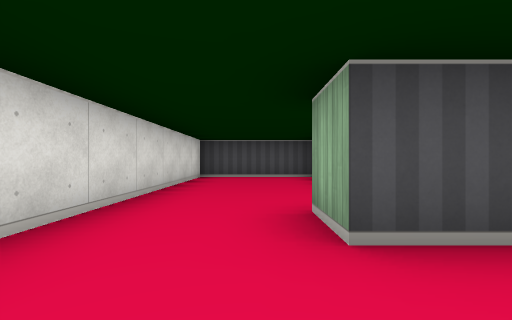
View 1 (above)

12 first-person views from a walk through a cub3D maze. The camera is about half as high as the walls, looks level and sees 85° across. The floor is counted in squares. Each view is taken from the middle of a square. On the plan, view 1 faces up. The plan holds only what a view shows up to about 9 squares ahead; the rest is blank.

View 2
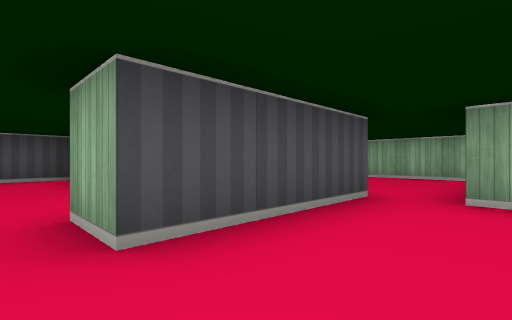

View 3
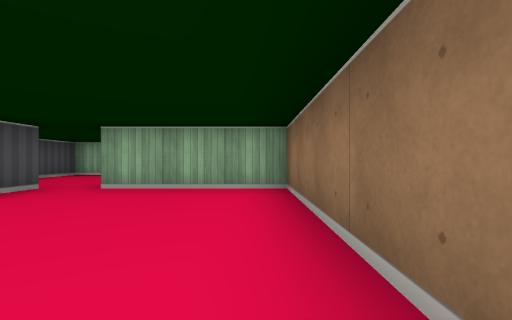

View 4
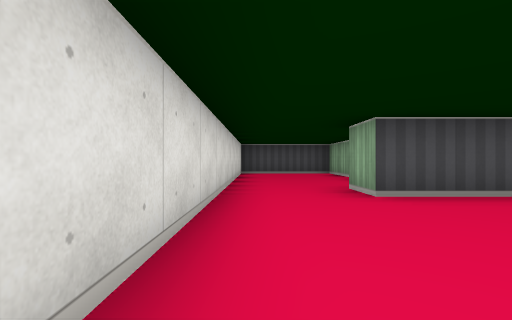

View 5
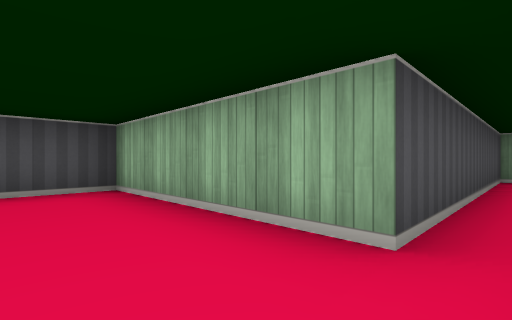

View 6
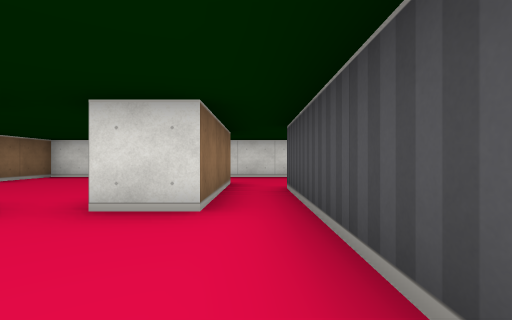

View 7
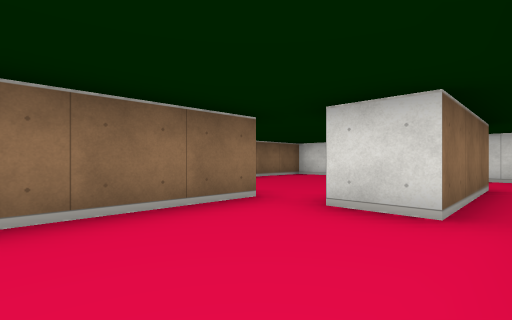

View 8
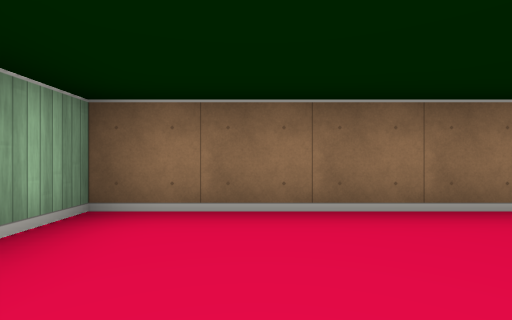

View 9
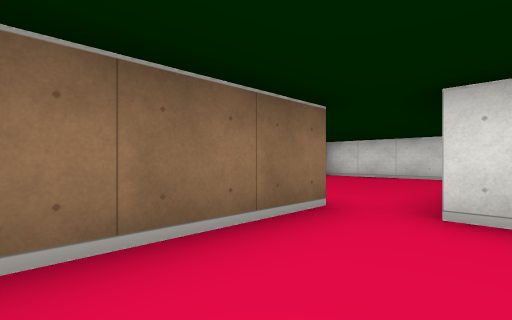

View 10
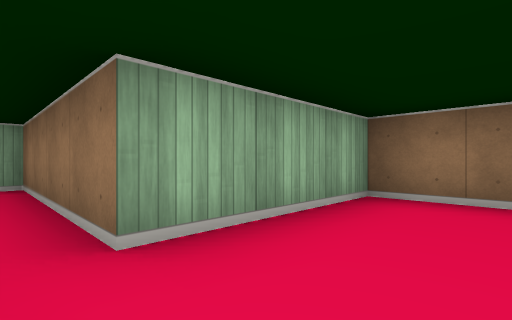

View 11
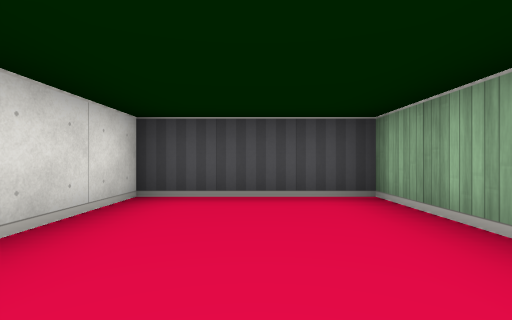

View 12
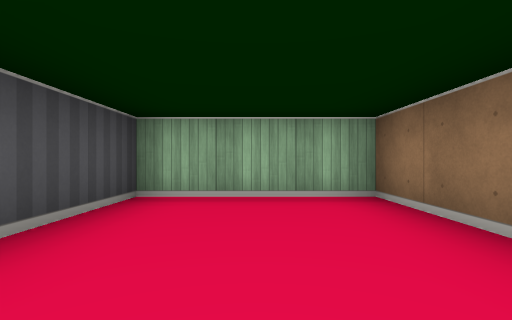

### Floor plan
Ten units are one square. View 1 is at (0, 0); x grows to the right and y downward. Boxes are objects, and circles mark ways between rooms. Rooms are numbered by the first view taken in them; rooms with no view inside come last. Other rooms are left out.
<svg viewBox="-20 -80 100 110">
<path fill="none" stroke="#000" d="M-15 -15 -15 25 35 25 35 -5 45 -5M35 -15 5 -15M5 -15 5 -25 35 -25M35 -35 15 -35 15 -75 -15 -75 -15 -15M45 -5 75 -5 75 -35 35 -35M35 -25 35 -15"/>
<circle cx="-5" cy="-20" r="3" fill="#2a7"/>
<circle cx="40" cy="-10" r="3" fill="#2a7"/>
<circle cx="25" cy="-30" r="3" fill="#2a7"/>
<text x="10" y="0">1</text>
<text x="0" y="-40">2</text>
<text x="60" y="-20">3</text>
</svg>
Room 1 opens to room 2. Room 1 opens to room 3. Room 2 opens to room 3.

Where each view was taken, in squares from view 1:
view 1: 0 up, 0 right, facing up
view 2: 0 up, 0 right, facing up-right
view 3: 2 down, 1 left, facing right
view 4: 2 down, 1 left, facing up
view 5: 3 up, 0 right, facing up-right
view 6: 3 up, 6 right, facing left
view 7: 3 up, 6 right, facing down-left
view 8: 3 up, 6 right, facing down
view 9: 2 up, 6 right, facing down-left
view 10: 1 up, 2 right, facing down-right
view 11: 4 up, 0 right, facing up
view 12: 2 up, 4 right, facing right
